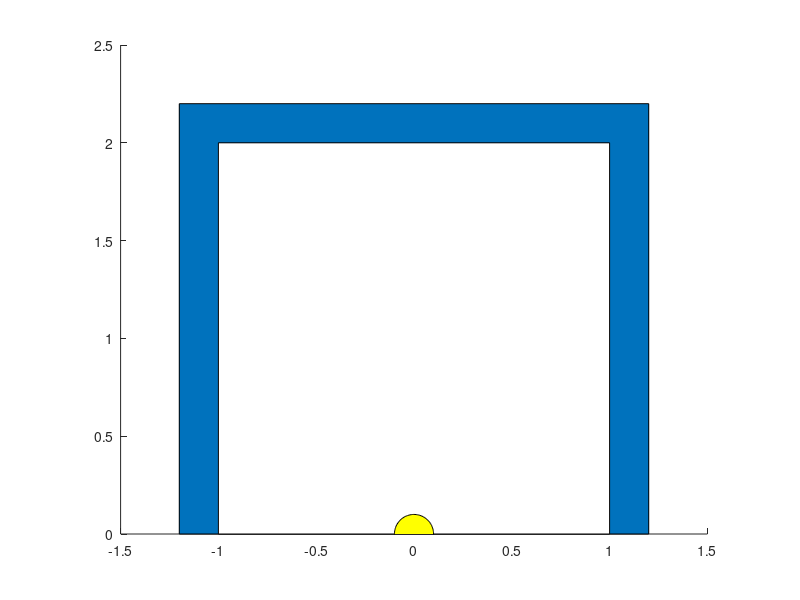

The MATLAB source for this figure:
function pongDemo()

close all

radius=.1; 
cursorPos=[0 0]; 
wall=[-1.2 0; -1.2 2.2; 1.2 2.2; 1.2 0;]; 
hole=[-1 0; -1 2; 1 2; 1 0;]; 


hold on
area(wall(:,1), wall(:,2));
area(hole(:,1), hole(:,2), 'FaceColor', [1 1 1]); 
daspect([1,1,1]);
axis ([-1.5 1.5 0 2.5])


[X,Y]=createCircle(radius,[cursorPos(1,1), cursorPos(1,2)]);
h= fill(X,Y,'y'); 

 set(gcf,'WindowButtonMotionFcn',@drawscene)
        
    function drawscene(src,evnt)
        cursorPos = get(gca,'CurrentPoint');
        [X,Y]=createCircle(radius,[cursorPos(1,1), cursorPos(1,2)]);
        xdat = X;
        ydat = Y;
        set(h,'XData',xdat,'YData',ydat);
        drawnow
    end
    
    

end


function [X,Y]=createCircle(radius,cursorPos)
 

numPoints=100; %Number of points making up the circle

%Define circle in polar coordinates (angle and radius)
theta=linspace(0,2*pi,numPoints); %100 evenly spaced points between 0 and 2pi
rho=ones(1,numPoints)*radius; %Radius should be 1 for all 100 points

[X,Y]=pol2cart(theta, rho); 

X=X+cursorPos(1); 
Y=Y+cursorPos(2); 


end


